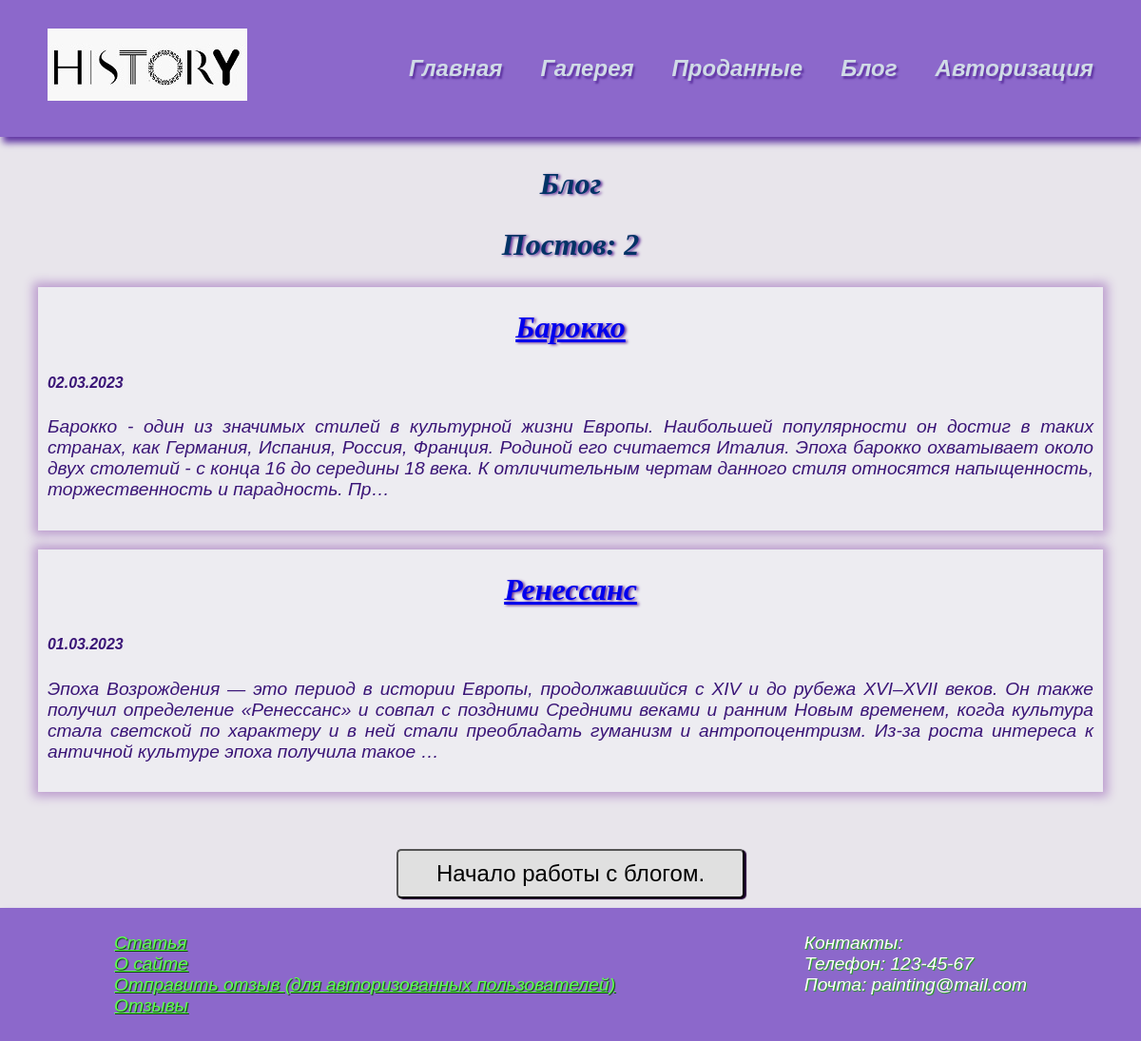
Screenshot of /blog/ with the database file from the repository.
### blog/models.py (models this page shows, shortened)
class Blog(models.Model):
    title       = models.CharField(max_length=200)
    description = models.TextField()
    date        = models.DateField()

### blog/views.py (the view)
def blogs(request):
    blog = Blog.objects.order_by('-date')
    return render(request, 'blog/blogs.html', {'blogs': blog})

### blog/templates/blog/blogs.html
{% extends 'sorting/base.html' %}
{% load static %}
{% block content %}
<h1>Блог</h1>
<h2 class="count"> Постов: {{ blogs.count }}</h2>
{% for blog in blogs %}
<div class="element_blog">
    <h2 class="top">
        <a href="{% url 'blog:detail' blog.id %}"> {{ blog.title }} </a>
    </h2>
    <div class ='blog_text'>
        <h5> {{ blog.date|date:'d.m.Y' }} </h5>
        <p> {{ blog.description|striptags|truncatechars:360 }}</p>
    </div>
</div>
{% endfor %}
        <form action ="{% url 'loginuser' %}" class = "center">
            <button class ="btn">Начало работы с блогом. </button>
        </form>
{% endblock %}

### sorting/static/css/ustyleone.css (style rules this page uses)
.btn { background: #e0e0e0; color: #000000; box-shadow: 2px 1px 1px #1f0330; border-radius: 5px; }
button { border-radius: 6px; box-shadow: inset 0 0 6px 2px #FFF; padding: 10px 40px; margin-top: 40px; font-size: 24px; cursor: pointer; }
h1 { color: #003366; font-size: xx-large; font-family: Cambria, Cochin, Georgia, Times, 'Times New Roman', serif; text-align: center; font-weight: 900; text-shadow: 2px 1px 3px rebeccapurple; }
h2 { color: #003366; font-size: xx-large; font-family: Cambria, Cochin, Georgia, Times, 'Times New Roman', serif; text-align: center; font-weight: 900; text-shadow: 2px 1px 3px rebeccapurple; }
body { min-height: 100vh; display: flex; flex-direction: column; padding: 0; margin: 0; background: #e8e5eb; font-family: 'Franklin Gothic Medium', 'Arial Narrow', Arial, sans-serif; font-style: italic; }
.element_blog { font-size: larger; margin-top: 3%; background-color: #edecf1; color: #3a1577; max-width: auto; text-align: justify; margin-top: 10px; margin-left: 10px; margin-right: 10px; margin-bottom: 20px; padding-left: 10px; padding-right: 10px; padding-bottom: 12px; padding-top: 20px; box-shadow: 0px 0px 10px 5px #bd9ecf; }
.center { text-align: center; }
.top { padding: 4px 24px; margin-top: 0; background: transparent; border: none; color: #FFF; }

### rows the page displays
Blog: title "Барокко", date "02.03.2023", description "Барокко - один из значимых стилей в культурной жизни Европы. Наибольшей популярности он достиг в таких странах, как Германия, Испания, Россия, Франция. Родиной его считается Италия. Эпоха барокко охватывает около двух столетий - с конца 16 до середины 18 века. К отличительным чертам данного стиля относятся напыщенность, торжественность и парадность. Пр…"
Blog: title "Ренессанс", date "01.03.2023", description "Эпоха Возрождения — это период в истории Европы, продолжавшийся с XIV и до рубежа XVI–XVII веков. Он также получил определение «Ренессанс» и совпал с поздними Средними веками и ранним Новым временем, когда культура стала светской по характеру и в ней стали преобладать гуманизм и антропоцентризм. Из-за роста интереса к античной культуре эпоха получила такое …"

### other values shown
{{ blogs.count }} "2"
